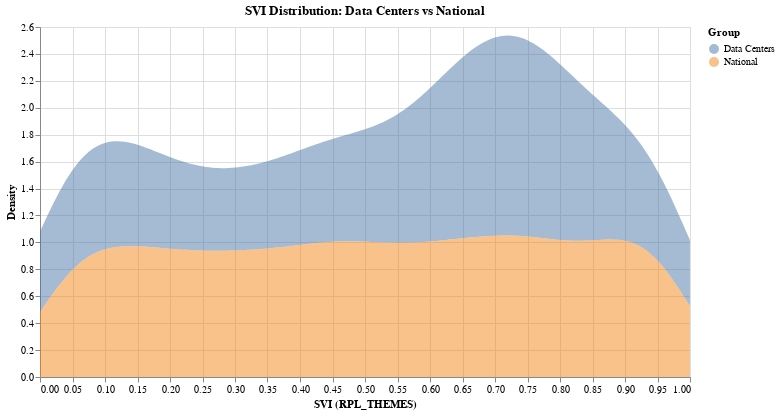

Notebook source saved alongside this figure:
### Markdown cell above
## 3. Spatial Join: Vulnerability at Data Center Locations

We want to find the SVI score of the tract where each data center is located.

### Action Item 4: Spatial Join & Analysis

> **Prompt your Agent:**
> "Perform a spatial join to find which SVI tract each Data Center falls into. Calculate the average SVI (`RPL_THEMES`) for data centers and compare it to the national average. Create an Altair chart comparing the distribution of SVI scores for Data Centers vs a sample of the national data."

### Code cell
# Spatial join: data centers within SVI tracts
# (SVI geometry column is "Shape")
dcs_svi = dcs_us.join(svi, dcs_us.geom.within(svi.Shape))

# Average SVI for data centers vs national average
avg_dc_svi = dcs_svi.RPL_THEMES.mean().execute()
avg_us_svi = svi.RPL_THEMES.mean().execute()

summary = pd.DataFrame(
    {
        "group": ["Data Centers", "National"],
        "avg_RPL_THEMES": [avg_dc_svi, avg_us_svi]
    }
)

# Sample national SVI distribution for comparison
dc_scores = dcs_svi.select(_.RPL_THEMES).execute()
dc_scores["group"] = "Data Centers"

n_national = 5000 - len(dc_scores)  # stay under Altair's 5000 row limit
svi_sample = svi.select(_.RPL_THEMES).order_by(ibis.random()).limit(n_national)
us_scores = svi_sample.execute()
us_scores["group"] = "National"

scores_df = pd.concat([dc_scores, us_scores], ignore_index=True)

chart = (
    alt.Chart(scores_df)
    .transform_density(
        "RPL_THEMES",
        as_=["RPL_THEMES", "density"],
        groupby=["group"]
    )
    .mark_area(opacity=0.5)
    .encode(
        x=alt.X("RPL_THEMES:Q", title="SVI (RPL_THEMES)"),
        y=alt.Y("density:Q", title="Density"),
        color=alt.Color("group:N", title="Group")
    )
    .properties(width=650, height=350, title="SVI Distribution: Data Centers vs National")
)

from IPython.display import display
display(summary)
chart

### Figure 1 — Vega-Lite specification as saved in the notebook (floating-point values rounded to 4 significant figures; data arrays with more than 128 entries replaced by an {"elided": "..."} marker saying what was removed)
{"config": {"view": {"continuousWidth": 300, "continuousHeight": 300}}, "data": {"name": "data-5d2323e906c3b854ce56ce3811c0c923"}, "mark": {"type": "area", "opacity": 0.5}, "encoding": {"color": {"field": "group", "title": "Group", "type": "nominal"}, "x": {"field": "RPL_THEMES", "title": "SVI (RPL_THEMES)", "type": "quantitative"}, "y": {"field": "density", "title": "Density", "type": "quantitative"}}, "height": 350, "title": "SVI Distribution: Data Centers vs National", "transform": [{"density": "RPL_THEMES", "groupby": ["group"], "as": ["RPL_THEMES", "density"]}], "width": 650, "$schema": "https://vega.github.io/schema/vega-lite/v6.1.0.json", "datasets": {"data-5d2323e906c3b854ce56ce3811c0c923": {"elided": "5000 records"}}}
